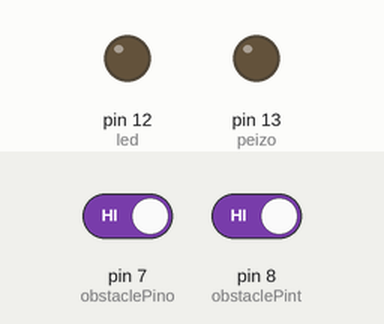
This sketch was run on a simulated Arduino Uno, built with avr-gcc and run on an emulated ATmega328P. Parts: output pins drawn as LEDs (lit = HIGH). Dashed ring = blinking. The test bench sets the inputs (shaded band); at power-on: pin 7 (obstaclePino) HIGH, pin 8 (obstaclePint) HIGH. What the sketch prints to the serial monitor is not drawn.

Above: at 1.2 s.
1.3 s: pin 7 (obstaclePino) driven LOW
At 1.9 s:
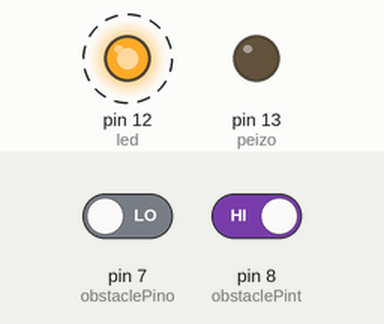
4.3 s: pin 8 (obstaclePint) driven LOW
At 5.9 s:
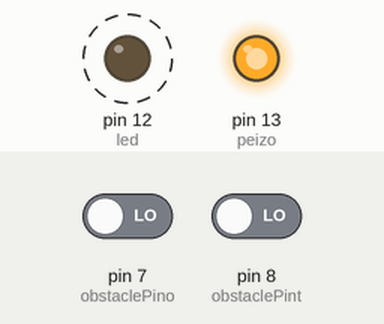
7.3 s: pin 8 (obstaclePint) driven HIGH
At 7.8 s:
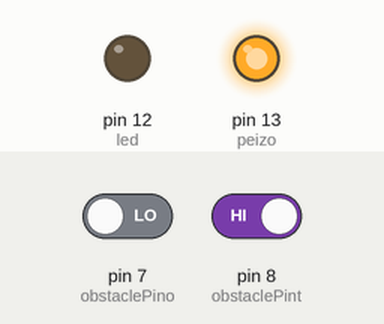
10.3 s: pin 7 (obstaclePino) driven HIGH
At 11.2 s:
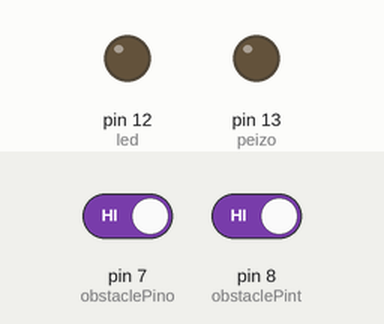
Timing chart, 0 to 12.8 s (numbered marks = the images above; inputs shaded):
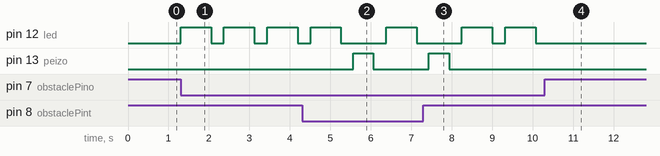

The sketch:

IR_sen_counter.ino
```cpp
/*
  ESSENCE OF THE CODE
  The code consits of two functions , they are:
  void in() and void out() . void in() for if the person enters the room and void out() if the person leaves the room.
  If a person enters the room the led will glow as an indicator and if the person leaves the room the peizo will buzz as an indicator.
  The serial monitor will print the details about the movement of people inside the room and also how many people are currently present in the room.
*/


int peizo = 13;
int obstaclePino = 7;
int obstaclePint= 8;
int led = 12;
int ifobstacleo = HIGH;
int ifobstaclet = HIGH;
int count=0;

void in()

   {
    count++;
    if(count>=0)
    {Serial.print("person in");
    digitalWrite(led,HIGH);
    delay(750);
    digitalWrite(led,LOW);
    digitalWrite(peizo, LOW);
    Serial.println(count);
    delay(300);}

    if(count<0)
    Serial.println("no one in the room");

  }

 void out()

   { count--;
      if(count>0)
          {Serial.print("person out");
          Serial.println(count);
          digitalWrite(peizo, HIGH);
          delay(500);
          digitalWrite(peizo,LOW);
          digitalWrite(led ,LOW);
          delay(300);}

      else
         Serial.println("no one in room");
   }


void setup() {
   pinMode(peizo, OUTPUT);
   pinMode(led, OUTPUT);
   pinMode(obstaclePino, INPUT);
   pinMode(obstaclePino, INPUT);
   Serial.begin(9600);
}
void loop() {
  ifobstacleo = digitalRead(obstaclePino);
  ifobstaclet = digitalRead(obstaclePint);


           if (ifobstacleo == LOW)
               in();
           if(ifobstaclet == LOW)
               out();


  delay(20);
}
```

Measured:
- after the input at 1.3 s, pin 12 (led): alternates HIGH for 0.75 s and LOW for 0.32 s, starting at once
- after the input at 4.3 s, pin 12 (led): LOW → HIGH after 2.1 s, → LOW 0.75 s later; pin 13 (peizo): LOW → HIGH after 1.3 s, → LOW 0.50 s later
- after the input at 7.3 s, pin 13 (peizo): goes on until 7.9 s, then stays LOW
- after the input at 10.3 s, pin 12 (led): stops changing and stays LOW
